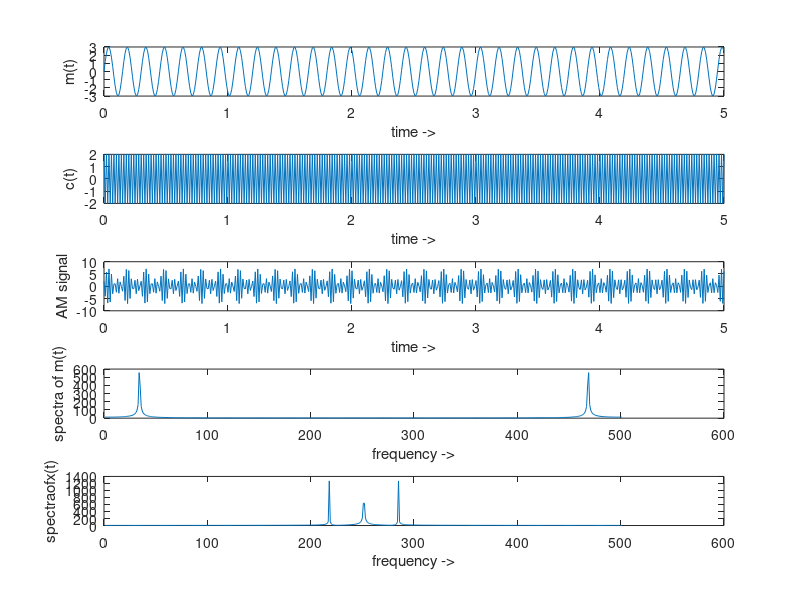

Write the MATLAB code that produced this figure.
clc
clear all
close all
t=0:0.01:5;
f=0:0.01:5;
ka=0.85;
Ac=2;
fc=250;
Am=3;
fm=6.67;
mt=Am*sin(2*pi*fm*t); %message signal
figure(1)
subplot(5,1,1)
plot(t,mt)
xlabel('time ->')
ylabel('m(t)')
 
ct=Ac*cos(2*pi*fc*t);%carrier signal
subplot(5,1,2)
plot(t,ct)
xlabel('time ->')
ylabel('c(t)')
 
 
xt=Ac.*(1+ka*mt).*cos(2*pi*fc*t); %amplitude modulation
subplot(5,1,3)
plot(t,xt)
xlabel('time ->')
ylabel('AM signal')
 
 
fmt = fft(mt); % spectra of mt
subplot(5,1,4)
plot(abs(fmt))
xlabel('frequency ->')
ylabel('spectra of m(t)')
 
fxt = fft(xt);  % spectra of xt
subplot(5,1,5)
plot(abs(fxt))
xlabel('frequency ->')
ylabel('spectraofx(t)')

